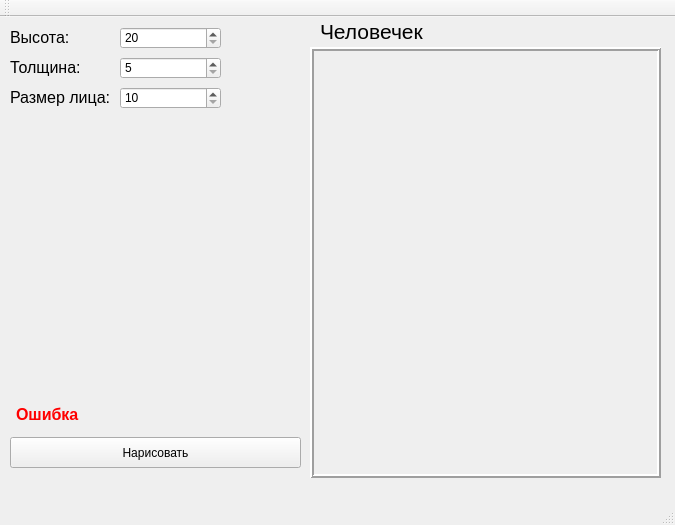
<?xml version="1.0" encoding="UTF-8"?>
<ui version="4.0">
 <class>MainWindow</class>
 <widget class="QMainWindow" name="MainWindow">
  <property name="geometry">
   <rect>
    <x>0</x>
    <y>0</y>
    <width>675</width>
    <height>525</height>
   </rect>
  </property>
  <property name="windowTitle">
   <string>MainWindow</string>
  </property>
  <widget class="QWidget" name="centralWidget">
   <widget class="QFrame" name="frame">
    <property name="geometry">
     <rect>
      <x>310</x>
      <y>30</y>
      <width>351</width>
      <height>431</height>
     </rect>
    </property>
    <property name="frameShape">
     <enum>QFrame::Box</enum>
    </property>
    <property name="frameShadow">
     <enum>QFrame::Raised</enum>
    </property>
    <property name="lineWidth">
     <number>2</number>
    </property>
    <widget class="Canvas" name="widget" native="true">
     <property name="geometry">
      <rect>
       <x>10</x>
       <y>10</y>
       <width>331</width>
       <height>411</height>
      </rect>
     </property>
    </widget>
   </widget>
   <widget class="QPushButton" name="pushButtonDraw">
    <property name="geometry">
     <rect>
      <x>10</x>
      <y>420</y>
      <width>291</width>
      <height>31</height>
     </rect>
    </property>
    <property name="text">
     <string>Нарисовать</string>
    </property>
   </widget>
   <widget class="QLabel" name="labelTitle">
    <property name="geometry">
     <rect>
      <x>320</x>
      <y>-1</y>
      <width>171</width>
      <height>31</height>
     </rect>
    </property>
    <property name="font">
     <font>
      <pointsize>16</pointsize>
     </font>
    </property>
    <property name="text">
     <string>Человечек</string>
    </property>
   </widget>
   <widget class="QLabel" name="labelHeight">
    <property name="geometry">
     <rect>
      <x>10</x>
      <y>10</y>
      <width>101</width>
      <height>21</height>
     </rect>
    </property>
    <property name="font">
     <font>
      <pointsize>12</pointsize>
     </font>
    </property>
    <property name="text">
     <string>Высота:</string>
    </property>
   </widget>
   <widget class="QSpinBox" name="spinBoxHeight">
    <property name="geometry">
     <rect>
      <x>120</x>
      <y>10</y>
      <width>101</width>
      <height>22</height>
     </rect>
    </property>
    <property name="minimum">
     <number>20</number>
    </property>
    <property name="maximum">
     <number>300</number>
    </property>
   </widget>
   <widget class="QSpinBox" name="spinBoxWidth">
    <property name="geometry">
     <rect>
      <x>120</x>
      <y>40</y>
      <width>101</width>
      <height>22</height>
     </rect>
    </property>
    <property name="minimum">
     <number>5</number>
    </property>
    <property name="maximum">
     <number>100</number>
    </property>
   </widget>
   <widget class="QLabel" name="labelWidth">
    <property name="geometry">
     <rect>
      <x>10</x>
      <y>40</y>
      <width>101</width>
      <height>21</height>
     </rect>
    </property>
    <property name="font">
     <font>
      <pointsize>12</pointsize>
     </font>
    </property>
    <property name="text">
     <string>Толщина:</string>
    </property>
   </widget>
   <widget class="QLabel" name="labelFaceWidth">
    <property name="geometry">
     <rect>
      <x>10</x>
      <y>70</y>
      <width>101</width>
      <height>21</height>
     </rect>
    </property>
    <property name="font">
     <font>
      <pointsize>12</pointsize>
     </font>
    </property>
    <property name="text">
     <string>Размер лица:</string>
    </property>
   </widget>
   <widget class="QSpinBox" name="spinBoxFaceWidth">
    <property name="geometry">
     <rect>
      <x>120</x>
      <y>70</y>
      <width>101</width>
      <height>22</height>
     </rect>
    </property>
    <property name="minimum">
     <number>10</number>
    </property>
    <property name="maximum">
     <number>50</number>
    </property>
   </widget>
   <widget class="QLabel" name="labelError">
    <property name="geometry">
     <rect>
      <x>16</x>
      <y>382</y>
      <width>281</width>
      <height>31</height>
     </rect>
    </property>
    <property name="palette">
     <palette>
      <active>
       <colorrole role="WindowText">
        <brush brushstyle="SolidPattern">
         <color alpha="255">
          <red>255</red>
          <green>0</green>
          <blue>0</blue>
         </color>
        </brush>
       </colorrole>
      </active>
      <inactive>
       <colorrole role="WindowText">
        <brush brushstyle="SolidPattern">
         <color alpha="255">
          <red>255</red>
          <green>0</green>
          <blue>0</blue>
         </color>
        </brush>
       </colorrole>
      </inactive>
      <disabled>
       <colorrole role="WindowText">
        <brush brushstyle="SolidPattern">
         <color alpha="255">
          <red>120</red>
          <green>120</green>
          <blue>120</blue>
         </color>
        </brush>
       </colorrole>
      </disabled>
     </palette>
    </property>
    <property name="font">
     <font>
      <pointsize>12</pointsize>
      <weight>75</weight>
      <bold>true</bold>
     </font>
    </property>
    <property name="text">
     <string>Ошибка</string>
    </property>
   </widget>
  </widget>
  <widget class="QMenuBar" name="menuBar">
   <property name="geometry">
    <rect>
     <x>0</x>
     <y>0</y>
     <width>675</width>
     <height>21</height>
    </rect>
   </property>
  </widget>
  <widget class="QToolBar" name="mainToolBar">
   <attribute name="toolBarArea">
    <enum>TopToolBarArea</enum>
   </attribute>
   <attribute name="toolBarBreak">
    <bool>false</bool>
   </attribute>
  </widget>
  <widget class="QStatusBar" name="statusBar"/>
 </widget>
 <layoutdefault spacing="6" margin="11"/>
 <customwidgets>
  <customwidget>
   <class>Canvas</class>
   <extends>QWidget</extends>
   <header location="global">canvas.h</header>
   <container>1</container>
  </customwidget>
 </customwidgets>
 <resources/>
 <connections/>
</ui>
